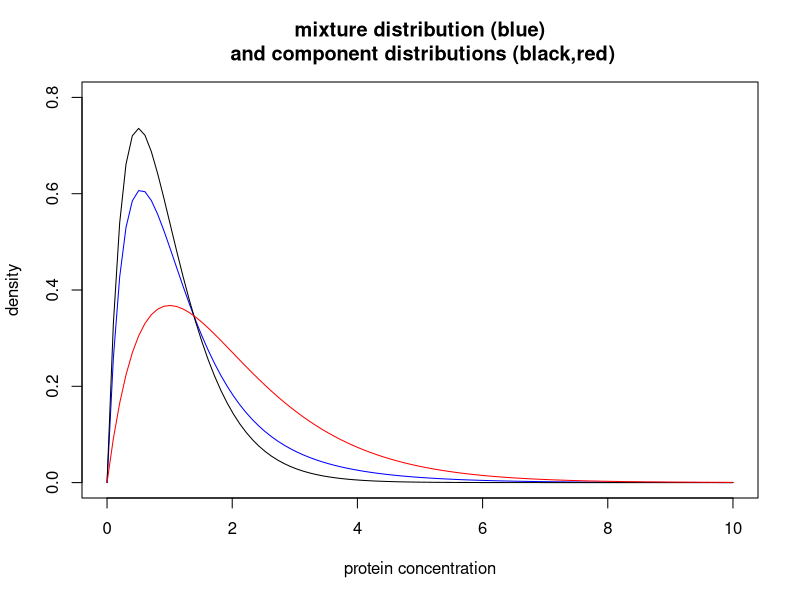
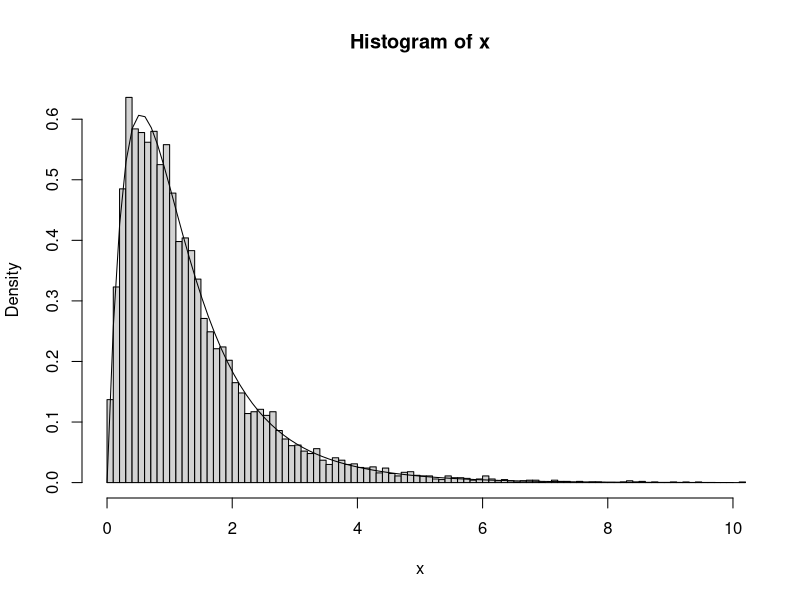
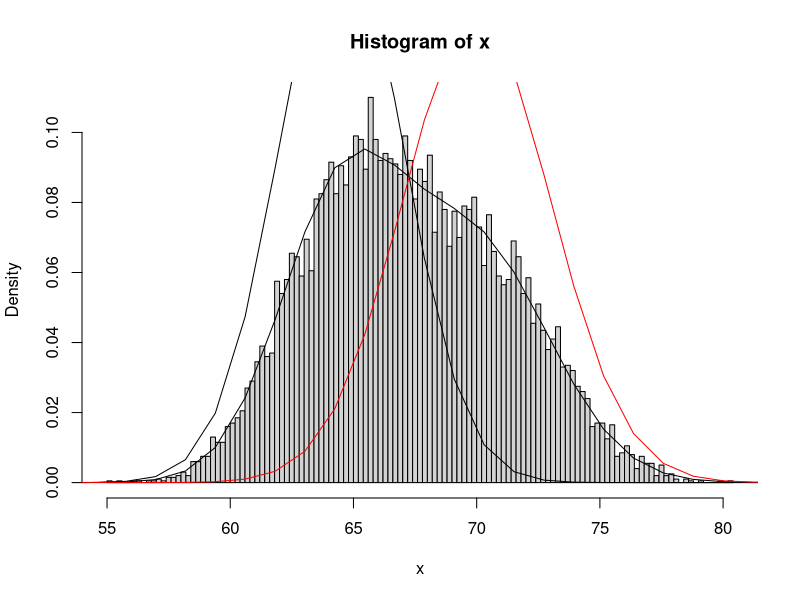

Write R code to recreate these figures, in order.
## ---- chunk 1
x = seq(0,10,length=100)
plot(x, 0.7*dgamma(x,scale = 0.5,shape = 2) + 0.3 * dgamma(x,scale = 1,shape = 2)
       , col="blue", type="l", xlab="protein concentration", main="mixture distribution (blue)\n and component distributions (black,red)", ylab="density", ylim=c(0,0.8))
lines(x, dgamma(x,scale = 0.5,shape = 2), type="l", col="black")
lines(x, dgamma(x,scale = 1,shape = 2), type="l", col="red")
## ---- chunk 2
n = 10000 # number of samples
x = rep(0,n) # to store the samples
shape = c(2,2) # shapes of the two components
scale = c(0.5,1) # scales of the two components
for(i in 1:n){
  if(runif(1)<0.7) 
    z=1 else z=2
  x[i] = rgamma(1,scale=scale[z],shape=shape[z])
}

# plot the histogram; note use of probability=TRUE so that it is scaled like a density (area=1). This makes it easy to compare with the theoretical density
hist(x,nclass=100,xlim=c(0,10),probability=TRUE)

# now plot density on top
xvec = seq(0,10,length=100)
lines(xvec, 0.7*dgamma(xvec,scale = 0.5,shape = 2) + 0.3 * dgamma(xvec,scale = 1,shape = 2))
## ---- chunk 3
n = 10000 # number of samples
x = rep(0,n) # to store the samples
mean = c(70, 64.5) # shapes of the two components
std = c(3, 2.5) # scales of the two components
for(i in 1:n){
  if(runif(1)<0.5) 
    z=1 else z=2
  x[i] = rnorm(1, mean=mean[z], sd=std[z])
}

# plot the histogram; note use of probability=TRUE so that it is scaled like a density (area=1). This makes it easy to compare with the theoretical density
hist(x, nclass=100,probability=TRUE)

# now plot density on top
xvec = seq(0,120,length=100)
lines(xvec, 0.5* dnorm(xvec, mean=70, sd=3) + 0.5 * dnorm(xvec, mean=64.5, sd=2.5))


lines(xvec, dnorm(xvec,mean = 64.5,sd = 2.5), type="l", col="black")
lines(xvec, dnorm(xvec,mean = 70,sd = 3), type="l", col="red")




